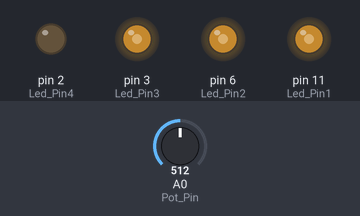
A sketch run on a simulated Arduino Uno, built with avr-gcc and run on an emulated ATmega328P. On the bench: output pins drawn as LEDs (lit = HIGH). The test bench sets the inputs (shaded band); at power-on: A0 (Pot_Pin) = 512.

Above: at 9.2 s.
9.3 s: A0 (Pot_Pin) set to 716
At 10.1 s:
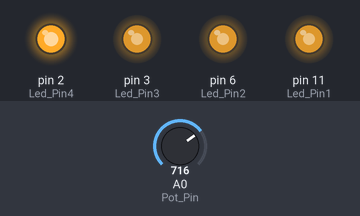
10.8 s: A0 (Pot_Pin) set to 900
At 11.3 s:
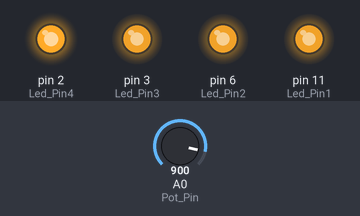
12.3 s: A0 (Pot_Pin) set to 122
At 13.5 s:
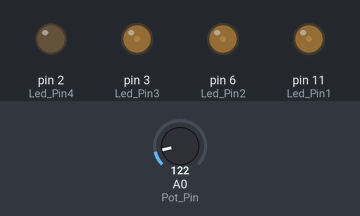
13.8 s: A0 (Pot_Pin) set to 1023
At 14.7 s:
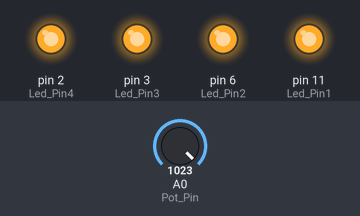
15.3 s: A0 (Pot_Pin) set to 511
At 15.9 s:
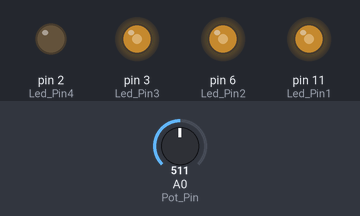
Timing chart, 0 to 17.8 s (numbered marks = the images above; inputs shaded):
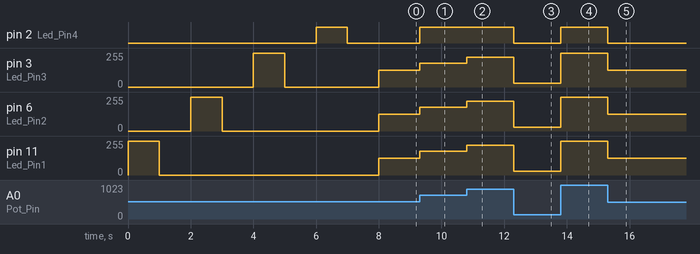

Measured:
- after the input at 9.3 s, pin 2 (Led_Pin4): LOW → HIGH at once; pin 3 (Led_Pin3), pin 6 (Led_Pin2), pin 11 (Led_Pin1): 127/255 → 178/255 at once
- after the input at 10.8 s, pin 3 (Led_Pin3), pin 6 (Led_Pin2), pin 11 (Led_Pin1): 178/255 → 224/255 at once
- after the input at 12.3 s, pin 2 (Led_Pin4): HIGH → LOW at once; pin 3 (Led_Pin3), pin 6 (Led_Pin2), pin 11 (Led_Pin1): 224/255 → 30/255 at once
- after the input at 13.8 s, pin 2 (Led_Pin4): LOW → HIGH at once; pin 3 (Led_Pin3), pin 6 (Led_Pin2), pin 11 (Led_Pin1): 30/255 → 255/255 at once
- after the input at 15.3 s, pin 2 (Led_Pin4): HIGH → LOW at once; pin 3 (Led_Pin3), pin 6 (Led_Pin2), pin 11 (Led_Pin1): 255/255 → 127/255 at once

The sketch:

Ejercicio1.ino
```cpp
int Led_Pin1 = 11;
int Led_Pin2 = 6;
int Led_Pin3 = 3;
int Led_Pin4 = 2;
int Pot_Pin = A0;
int sensorValue = 0;
int outputValue = 0;

void setup()
{
  pinMode(Led_Pin1, OUTPUT);
  pinMode(Led_Pin2, OUTPUT);
  pinMode(Led_Pin3, OUTPUT);
  pinMode(Led_Pin4, OUTPUT);
  Test_Led();
}

void loop()
{
  sensorValue = analogRead(Pot_Pin);
  outputValue = map(sensorValue, 0, 1023, 0, 255);
  analogWrite(Led_Pin1, outputValue);

  sensorValue = analogRead(Pot_Pin);
  outputValue = map(sensorValue, 0, 1023, 0, 255);
  analogWrite(Led_Pin2, outputValue);

  sensorValue = analogRead(Pot_Pin);
  outputValue = map(sensorValue, 0, 1023, 0, 255);
  analogWrite(Led_Pin3, outputValue);

  sensorValue = analogRead(Pot_Pin);
  outputValue = map(sensorValue, 0, 1023, 0, 255);
  analogWrite(Led_Pin4, outputValue);
}

void Test_Led()
{
  digitalWrite(Led_Pin1, HIGH);
  delay(1000);
  digitalWrite(Led_Pin1, LOW);
  delay(1000);
  digitalWrite(Led_Pin2, HIGH);
  delay(1000);
  digitalWrite(Led_Pin2, LOW);
  delay(1000);
  digitalWrite(Led_Pin3, HIGH);
  delay(1000);
  digitalWrite(Led_Pin3, LOW);
  delay(1000);
  digitalWrite(Led_Pin4, HIGH);
  delay(1000);
  digitalWrite(Led_Pin4, LOW);
  delay(1000);
}
  
```
